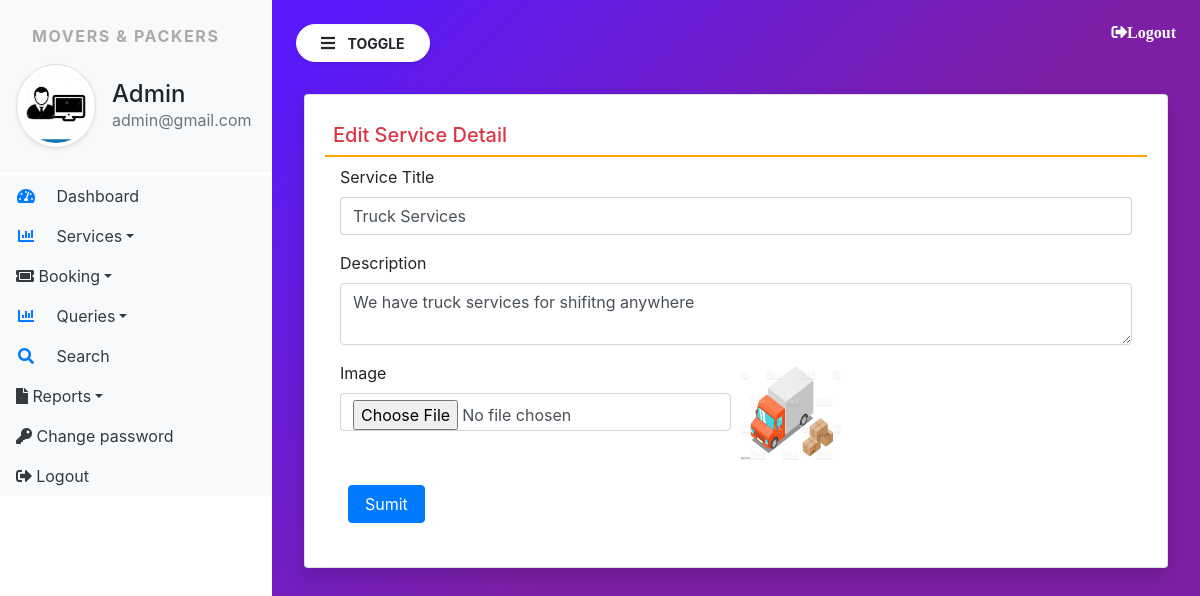
The app's page /edit_service/5/ (signed in) with its own data.
### moverspackers/models.py (models this page shows, shortened)
class Services(models.Model):
    title = models.CharField(max_length=200, null=True)
    description = models.CharField(max_length=2000, null=True)
    image = models.FileField(null=True)
    creationdate = models.DateTimeField(auto_now_add=True)

### moverspackers/views.py (the view, shortened to what this page needs)
# urls.py: path('edit_service/<int:pid>/', edit_service, name='edit_service'),
def edit_service(request, pid):
    if not request.user.is_active:
        return redirect('admin_login')
    service = Services.objects.get(id=pid)
    error = ""
    return render(request, 'edit_service.html', locals())

### moverspackers/templates/edit_service.html (shortened to what this page needs)
{% extends 'admin_base.html' %}
{% block content %}
<div class="card shadow m-2">
    <div class="card-body">
        <h5 class="p-2 text-danger" style="border-bottom: 2px solid orange;">Edit Service Detail</h5>
        <div class="container-fluid">
            <form method="post" enctype="multipart/form-data">
            <div class="form-row">
                <div class="col-sm-12">
                    <div class="form-group">
                        <label>Service Title</label>
                        <input type="text" name="servicetitle" class="form-control" placeholder="Service title" value="{{service.title}}">
                    </div>
                </div>
                <div class="col-sm-12">
                    <div class="form-group">
                        <label>Description</label>
                        <textarea name="description" class="form-control" placeholder="Description" >{{service.description}}</textarea>
                    </div>
                </div>
                <div class="col-sm-6">
                    <div class="form-group">
                        <label>Image</label>
                        <input type="file" name="image" class="form-control">
                    </div>
                </div>
                <div class="col-sm-6">
                    <div class="form-group">
                        <img src="{{service.image.url}}" height="100" width="100">
                    </div>
                </div>
            </div>
                <input type="submit" value="Sumit" class="m-2 px-3 btn btn-primary">
            </form>
        </div>
    </div>
</div>
{% endblock %}

### moverspackers/templates/admin_base.html (shortened to what this page needs)
{% load static %}
<html>
<head>
  <link rel="stylesheet" href="https://cdn.jsdelivr.net/npm/bootstrap@4.6.1/dist/css/bootstrap.min.css">
<link rel="stylesheet" href="{% static 'css/sidebar.css' %}">
<link rel="stylesheet" href="https://use.fontawesome.com/releases/v5.7.0/css/all.css">
<link rel="stylesheet" href="https://cdn.datatables.net/1.11.4/css/jquery.dataTables.min.css">
<link rel="stylesheet" href="https://cdn.datatables.net/buttons/2.2.2/css/buttons.dataTables.min.css">
</head>
<body>
<div class="bg-white vertical-nav" id="sidebar">
  <div class=" py-4 px-3 bg-light mb-1">
    <p class="font-weight-bold text-uppercase px-3 sidebar-title">Movers & Packers</p>
    <div class="media d-flex align-items-center">
      <img src="{% static 'images/ad3.jpg' %}" width="80" height="80" class="mr-3 rounded-circle img-thumbnail shadow-sm">
      <div class="media-body">
          <h4 class="mb-0">Admin</h4>
          <p class="text-muted mb-0">{{request.user.email}}</p>
      </div>
    </div>
  </div>
  <ul class="nav flex-column bg-white">
    <li class="nav-item">
      <a href="{% url 'admin_home' %}" class="nav-link text-dark bg-light">
        <i class="fas fa-tachometer-alt fa-fw mr-3 text-primary"></i>
        Dashboard</a>
    </li>
    <li class="nav-item dropdown">
      <a href="#" class="nav-link dropdown-toggle text-dark bg-light" id="navbardrop" data-toggle="dropdown">
        <i class="fas fa-chart-bar fa-fw mr-3 text-primary"></i>
        Services</a>
    </li>
    <li class="nav-item dropdown">
      <a href="#" class="nav-link dropdown-toggle text-dark bg-light" id="navbardrop" data-toggle="dropdown">
        <i class="fas fa-ticket-alt"></i>
        Booking</a>
    </li>
    <li class="nav-item dropdown">
      <a href="#" class="nav-link dropdown-toggle text-dark bg-light" id="navbardrop" data-toggle="dropdown">
        <i class="fas fa-chart-bar fa-fw mr-3 text-primary"></i>
        Queries</a>
    </li>
    <li class="nav-item">
      <a href="{% url 'search' %}" class="nav-link text-dark bg-light">
        <i class="fa fa-search fa-fw mr-3 text-primary"></i>
        Search</a>
    </li>
    <li class="nav-item dropdown">
      <a href="#" class="nav-link dropdown-toggle text-dark bg-light" id="navbardrop" data-toggle="dropdown">
        <i class="fa fa-file"></i>
        Reports</a>
    </li>
    <li class="nav-item">
      <a href="{% url 'change_password' %}" class="nav-link text-dark bg-light">
        <i class="fa fa-key" aria-hidden="true"></i>
        Change password</a>
    </li>
    <li class="nav-item">
      <a href="{% url 'Logout' %}" class="nav-link text-dark bg-light">
        <i class="fas fa-sign-out-alt"></i>
        Logout</a>
    </li>
  </ul>
</div>
<div class="page-content p-4" id="content">
    <a href="{% url 'Logout' %}" title="logout" class="text-white float-right fas fa-sign-out-alt">Logout</a>
    <button id="sidebarCollapse" type="button" class="btn btn-light bg-white rounded-pill shadow-sm px-4 mb-4">
      <i class="fas fa-bars mr-2"></i>
      <small class="text-uppercase font-weight-bold">Toggle</small>
    </button>
      {% block content %}
      {% endblock %}
</div>
</body>
</html>

### moverspackers/static/css/sidebar.css (style rules this page uses)
.sidebar-title { letter-spacing: 0.1em; color:#aaa; }
body { background-image: linear-gradient(135.9deg,rgba(89,25,252,1) 16.4%,rgba(125,31,165,1) 56.1%); min-height: 100vh; }
.vertical-nav { min-width: 17rem; width: 17rem; height: 100vh; position: fixed; top: 0; left: 0; transition: all 0.4s }
.page-content { width: calc(100%-17rem); margin-left: 17rem; transition: all 0.4s }

### records on screen
Services: servicetitle "Truck Services", description "We have truck services for shifitng anywhere", image (picture)

### other values on screen
{{ request.user.email }} "admin@gmail.com"
